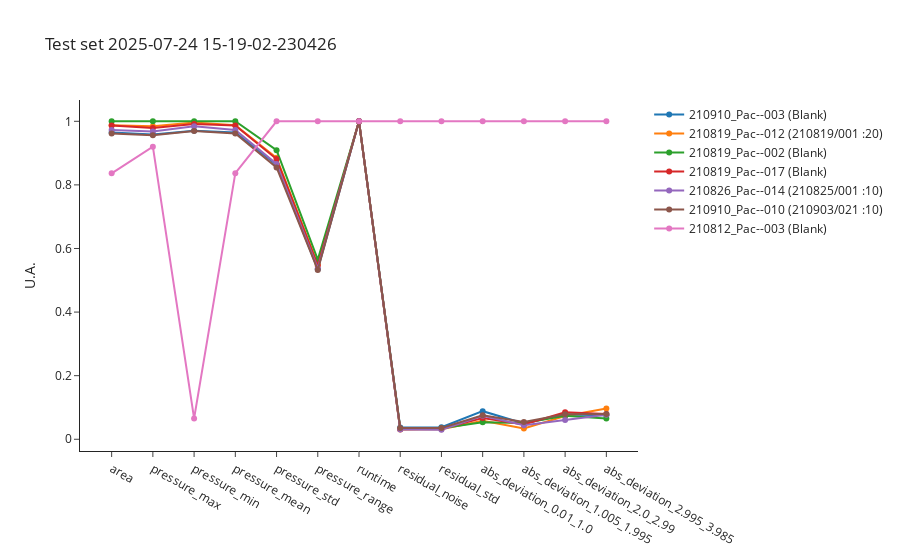
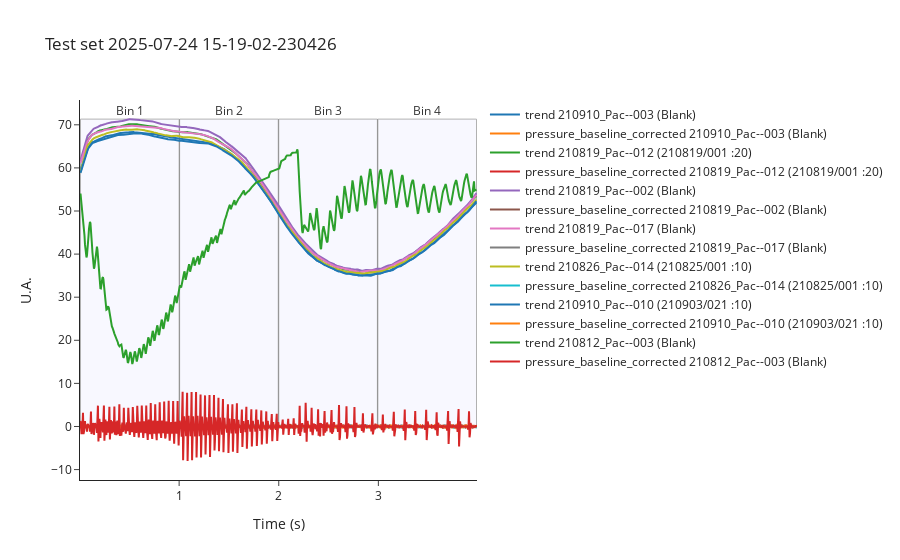
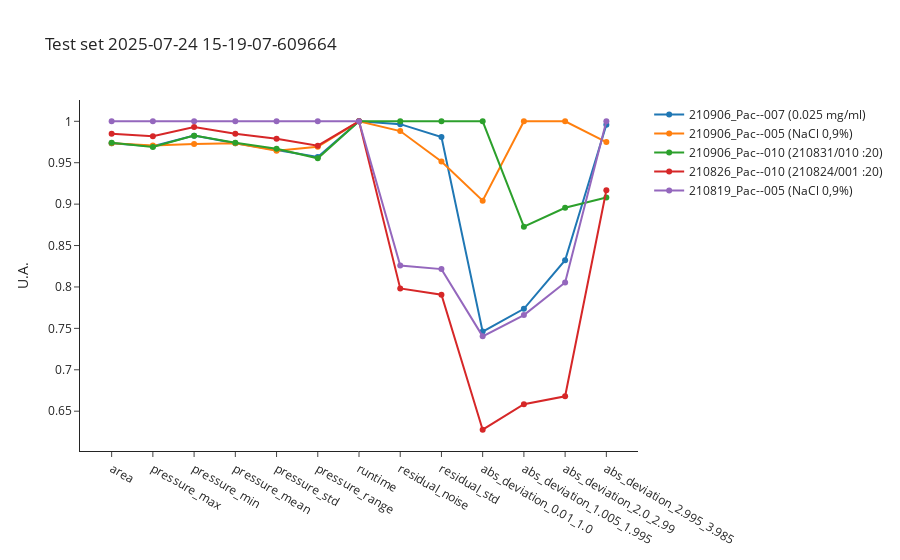
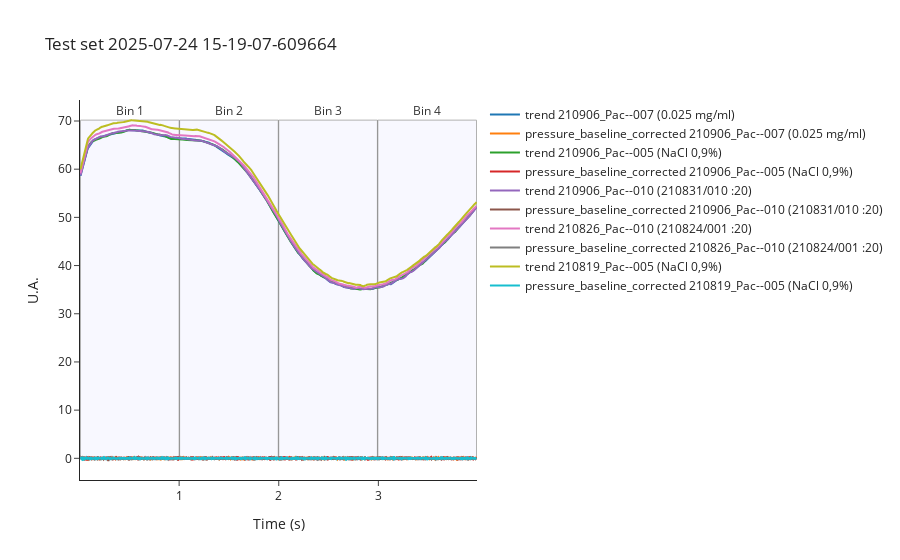

Notebook cell for these charts, in order:
### Code cell
test_dates = []
import datetime
import random
for i in [1, 2, 3, 4]:
    now = datetime.datetime.now().isoformat()
    now = now.replace(":", "-").replace(".", "-").replace("T", " ")
    test_dates.append(now)

    test_indices = random.sample(test_source_indices, random.randint(5, 8))
    print("Test set ", now ,  " indices: ", test_indices)

    test_data = ana.get_features(test_indices)
    test_metadata = ana.get_metadata(test_indices)
    test_data.to_csv(f"dev/test_{now}_features.csv", index=False)
    test_metadata.to_csv(f"dev/test_{now}_metadata.csv", index=False)

    fig_test_curves=ana.plot_pressure_curves(indices = test_indices)
    fig_test_curves.update_layout(showlegend=False)
    fig_test_curves.write_image(f"dev/figures/fig_test_{now}_curves.png", width=1000, height= 350, scale = 3)
    #fig_test_curves.update_layout(showlegend=True)
    #fig_test_curves.show()

    fig_test_features=ana.plot_features(indices = test_indices)
    fig_test_features.update_layout(showlegend=False)
    fig_test_features.write_image(f"dev/figures/fig_test_{now}_features.png", width=1100, height= 350, scale = 3)
    fig_test_features.update_layout(title=f"Test set {now}", showlegend=True)
    fig_test_features.show()
    
    fig_test_features_raw = ana.plot_features_raw(indices = test_indices)
    fig_test_features_raw.update_layout(showlegend=False)
    fig_test_features_raw.write_image(f"dev/figures/fig_test_{now}_features_raw.png", width=1100, height= 350, scale = 3)
    fig_test_features_raw.update_layout(title=f"Test set {now}", showlegend=True)
    fig_test_features_raw.show()

### Figure 1 — Plotly figure (JSON) as saved in the notebook; plotly's stock layout.template omitted (floating-point values rounded to 4 significant figures)
{"data": [{"hovertemplate": "<b>index: </b>268<br><b>name: </b>210910_Pac--003<br><b>path: </b>C:/Users/Sandeep/Desktop/ExtractedSignals\\210910_Pac 2021-09-10 14-25-54\\210910_Pac--003.D<br><b>batch: </b>210910_Pac 2021-09-10 14-25-54<br><b>batch_position: </b>3<br><b>idle_time: </b>37.0<br><b>sample: </b>Blank<br><b>method: </b>SAA_411_Pac.M<br><b>timestamp: </b>2021-09-10 14:36:49<br><b>detector: </b>G1315C<br><b>pump: </b>G7110B<br><b>start_time: </b>2021-09-10 14:37:21<br><b>end_time: </b>2021-09-10 14:41:21<br><b>runtime: </b>239.7000000000036<br><b>x: </b>%{x}<br><b>y: </b>%{y}<extra></extra>", "mode": "markers+lines", "name": "210910_Pac--003 (Blank)", "text": "<b>index: </b>268<br><b>name: </b>210910_Pac--003<br><b>path: </b>C:/Users/Sandeep/Desktop/ExtractedSignals\\210910_Pac 2021-09-10 14-25-54\\210910_Pac--003.D<br><b>batch: </b>210910_Pac 2021-09-10 14-25-54<br><b>batch_position: </b>3<br><b>idle_time: </b>37.0<br><b>sample: </b>Blank<br><b>method: </b>SAA_411_Pac.M<br><b>timestamp: </b>2021-09-10 14:36:49<br><b>detector: </b>G1315C<br><b>pump: </b>G7110B<br><b>start_time: </b>2021-09-10 14:37:21<br><b>end_time: </b>2021-09-10 14:41:21<br><b>runtime: </b>239.7000000000036", "type": "scatter", "x": ["area", "pressure_max", "pressure_min", "pressure_mean", "pressure_std", "pressure_range", "runtime", "residual_noise", "residual_std", "abs_deviation_0.01_1.0", "abs_deviation_1.005_1.995", "abs_deviation_2.0_2.99", "abs_deviation_2.995_3.985"], "y": [0.9649, 0.9584, 0.9706, 0.9649, 0.8637, 0.5345, 1, 0.03736, 0.03789, 0.08836, 0.04995, 0.07822, 0.07527]}, {"hovertemplate": "<b>index: </b>127<br><b>name: </b>210819_Pac--012<br><b>path: </b>C:/Users/Sandeep/Desktop/ExtractedSignals\\210819_Pac 2021-08-19 15-50-49\\210819_Pac--012.D<br><b>batch: </b>210819_Pac 2021-08-19 15-50-49<br><b>batch_position: </b>12<br><b>idle_time: </b>39.0<br><b>sample: </b>210819/001 :20<br><b>method: </b>SAA_411_Pac.M<br><b>timestamp: </b>2021-08-19 16:44:01<br><b>detector: </b>G7110B<br><b>pump: </b>G7110B<br><b>start_time: </b>2021-08-19 16:44:35<br><b>end_time: </b>2021-08-19 16:48:35<br><b>runtime: </b>239.7000000000036<br><b>x: </b>%{x}<br><b>y: </b>%{y}<extra></extra>", "mode": "markers+lines", "name": "210819_Pac--012 (210819/001 :20)", "text": "<b>index: </b>127<br><b>name: </b>210819_Pac--012<br><b>path: </b>C:/Users/Sandeep/Desktop/ExtractedSignals\\210819_Pac 2021-08-19 15-50-49\\210819_Pac--012.D<br><b>batch: </b>210819_Pac 2021-08-19 15-50-49<br><b>batch_position: </b>12<br><b>idle_time: </b>39.0<br><b>sample: </b>210819/001 :20<br><b>method: </b>SAA_411_Pac.M<br><b>timestamp: </b>2021-08-19 16:44:01<br><b>detector: </b>G7110B<br><b>pump: </b>G7110B<br><b>start_time: </b>2021-08-19 16:44:35<br><b>end_time: </b>2021-08-19 16:48:35<br><b>runtime: </b>239.7000000000036", "type": "scatter", "x": ["area", "pressure_max", "pressure_min", "pressure_mean", "pressure_std", "pressure_range", "runtime", "residual_noise", "residual_std", "abs_deviation_0.01_1.0", "abs_deviation_1.005_1.995", "abs_deviation_2.0_2.99", "abs_deviation_2.995_3.985"], "y": [0.9875, 0.9846, 0.9964, 0.9875, 0.885, 0.5496, 1, 0.03105, 0.03158, 0.05819, 0.03387, 0.07291, 0.0967]}, {"hovertemplate": "<b>index: </b>117<br><b>name: </b>210819_Pac--002<br><b>path: </b>C:/Users/Sandeep/Desktop/ExtractedSignals\\210819_Pac 2021-08-19 15-50-49\\210819_Pac--002.D<br><b>batch: </b>210819_Pac 2021-08-19 15-50-49<br><b>batch_position: </b>2<br><b>idle_time: </b>39.0<br><b>sample: </b>Blank<br><b>method: </b>SAA_411_Pac.M<br><b>timestamp: </b>2021-08-19 15:57:29<br><b>detector: </b>G1315C<br><b>pump: </b>G7110B<br><b>start_time: </b>2021-08-19 15:58:03<br><b>end_time: </b>2021-08-19 16:02:04<br><b>runtime: </b>239.7000000000036<br><b>x: </b>%{x}<br><b>y: </b>%{y}<extra></extra>", "mode": "markers+lines", "name": "210819_Pac--002 (Blank)", "text": "<b>index: </b>117<br><b>name: </b>210819_Pac--002<br><b>path: </b>C:/Users/Sandeep/Desktop/ExtractedSignals\\210819_Pac 2021-08-19 15-50-49\\210819_Pac--002.D<br><b>batch: </b>210819_Pac 2021-08-19 15-50-49<br><b>batch_position: </b>2<br><b>idle_time: </b>39.0<br><b>sample: </b>Blank<br><b>method: </b>SAA_411_Pac.M<br><b>timestamp: </b>2021-08-19 15:57:29<br><b>detector: </b>G1315C<br><b>pump: </b>G7110B<br><b>start_time: </b>2021-08-19 15:58:03<br><b>end_time: </b>2021-08-19 16:02:04<br><b>runtime: </b>239.7000000000036", "type": "scatter", "x": ["area", "pressure_max", "pressure_min", "pressure_mean", "pressure_std", "pressure_range", "runtime", "residual_noise", "residual_std", "abs_deviation_0.01_1.0", "abs_deviation_1.005_1.995", "abs_deviation_2.0_2.99", "abs_deviation_2.995_3.985"], "y": [1, 1, 1, 1, 0.9092, 0.5649, 1, 0.03313, 0.03453, 0.05374, 0.05084, 0.07417, 0.06512]}, {"hovertemplate": "<b>index: </b>132<br><b>name: </b>210819_Pac--017<br><b>path: </b>C:/Users/Sandeep/Desktop/ExtractedSignals\\210819_Pac 2021-08-19 15-50-49\\210819_Pac--017.D<br><b>batch: </b>210819_Pac 2021-08-19 15-50-49<br><b>batch_position: </b>17<br><b>idle_time: </b>40.0<br><b>sample: </b>Blank<br><b>method: </b>SAA_411_Pac.M<br><b>timestamp: </b>2021-08-19 17:07:18<br><b>detector: </b>G1315C<br><b>pump: </b>G7110B<br><b>start_time: </b>2021-08-19 17:07:52<br><b>end_time: </b>2021-08-19 17:11:52<br><b>runtime: </b>239.7000000000036<br><b>x: </b>%{x}<br><b>y: </b>%{y}<extra></extra>", "mode": "markers+lines", "name": "210819_Pac--017 (Blank)", "text": "<b>index: </b>132<br><b>name: </b>210819_Pac--017<br><b>path: </b>C:/Users/Sandeep/Desktop/ExtractedSignals\\210819_Pac 2021-08-19 15-50-49\\210819_Pac--017.D<br><b>batch: </b>210819_Pac 2021-08-19 15-50-49<br><b>batch_position: </b>17<br><b>idle_time: </b>40.0<br><b>sample: </b>Blank<br><b>method: </b>SAA_411_Pac.M<br><b>timestamp: </b>2021-08-19 17:07:18<br><b>detector: </b>G1315C<br><b>pump: </b>G7110B<br><b>start_time: </b>2021-08-19 17:07:52<br><b>end_time: </b>2021-08-19 17:11:52<br><b>runtime: </b>239.7000000000036", "type": "scatter", "x": ["area", "pressure_max", "pressure_min", "pressure_mean", "pressure_std", "pressure_range", "runtime", "residual_noise", "residual_std", "abs_deviation_0.01_1.0", "abs_deviation_1.005_1.995", "abs_deviation_2.0_2.99", "abs_deviation_2.995_3.985"], "y": [0.9865, 0.9788, 0.9913, 0.9865, 0.8813, 0.5458, 1, 0.03178, 0.03342, 0.06686, 0.04675, 0.08474, 0.07916]}, {"hovertemplate": "<b>index: </b>162<br><b>name: </b>210826_Pac--014<br><b>path: </b>C:/Users/Sandeep/Desktop/ExtractedSignals\\210826_Pac 2021-08-26 16-15-14\\210826_Pac--014.D<br><b>batch: </b>210826_Pac 2021-08-26 16-15-14<br><b>batch_position: </b>14<br><b>idle_time: </b>39.0<br><b>sample: </b>210825/001 :10<br><b>method: </b>SAA_411_Pac.M<br><b>timestamp: </b>2021-08-26 17:16:13<br><b>detector: </b>G7110B<br><b>pump: </b>G7110B<br><b>start_time: </b>2021-08-26 17:16:46<br><b>end_time: </b>2021-08-26 17:20:46<br><b>runtime: </b>239.7000000000036<br><b>x: </b>%{x}<br><b>y: </b>%{y}<extra></extra>", "mode": "markers+lines", "name": "210826_Pac--014 (210825/001 :10)", "text": "<b>index: </b>162<br><b>name: </b>210826_Pac--014<br><b>path: </b>C:/Users/Sandeep/Desktop/ExtractedSignals\\210826_Pac 2021-08-26 16-15-14\\210826_Pac--014.D<br><b>batch: </b>210826_Pac 2021-08-26 16-15-14<br><b>batch_position: </b>14<br><b>idle_time: </b>39.0<br><b>sample: </b>210825/001 :10<br><b>method: </b>SAA_411_Pac.M<br><b>timestamp: </b>2021-08-26 17:16:13<br><b>detector: </b>G7110B<br><b>pump: </b>G7110B<br><b>start_time: </b>2021-08-26 17:16:46<br><b>end_time: </b>2021-08-26 17:20:46<br><b>runtime: </b>239.7000000000036", "type": "scatter", "x": ["area", "pressure_max", "pressure_min", "pressure_mean", "pressure_std", "pressure_range", "runtime", "residual_noise", "residual_std", "abs_deviation_0.01_1.0", "abs_deviation_1.005_1.995", "abs_deviation_2.0_2.99", "abs_deviation_2.995_3.985"], "y": [0.9725, 0.9679, 0.9846, 0.9725, 0.8659, 0.5373, 1, 0.03055, 0.03009, 0.07378, 0.04379, 0.06098, 0.07702]}, {"hovertemplate": "<b>index: </b>275<br><b>name: </b>210910_Pac--010<br><b>path: </b>C:/Users/Sandeep/Desktop/ExtractedSignals\\210910_Pac 2021-09-10 14-25-54\\210910_Pac--010.D<br><b>batch: </b>210910_Pac 2021-09-10 14-25-54<br><b>batch_position: </b>10<br><b>idle_time: </b>37.0<br><b>sample: </b>210903/021 :10<br><b>method: </b>SAA_411_Pac.M<br><b>timestamp: </b>2021-09-10 15:09:12<br><b>detector: </b>G7110B<br><b>pump: </b>G7110B<br><b>start_time: </b>2021-09-10 15:09:44<br><b>end_time: </b>2021-09-10 15:13:45<br><b>runtime: </b>239.7000000000036<br><b>x: </b>%{x}<br><b>y: </b>%{y}<extra></extra>", "mode": "markers+lines", "name": "210910_Pac--010 (210903/021 :10)", "text": "<b>index: </b>275<br><b>name: </b>210910_Pac--010<br><b>path: </b>C:/Users/Sandeep/Desktop/ExtractedSignals\\210910_Pac 2021-09-10 14-25-54\\210910_Pac--010.D<br><b>batch: </b>210910_Pac 2021-09-10 14-25-54<br><b>batch_position: </b>10<br><b>idle_time: </b>37.0<br><b>sample: </b>210903/021 :10<br><b>method: </b>SAA_411_Pac.M<br><b>timestamp: </b>2021-09-10 15:09:12<br><b>detector: </b>G7110B<br><b>pump: </b>G7110B<br><b>start_time: </b>2021-09-10 15:09:44<br><b>end_time: </b>2021-09-10 15:13:45<br><b>runtime: </b>239.7000000000036", "type": "scatter", "x": ["area", "pressure_max", "pressure_min", "pressure_mean", "pressure_std", "pressure_range", "runtime", "residual_noise", "residual_std", "abs_deviation_0.01_1.0", "abs_deviation_1.005_1.995", "abs_deviation_2.0_2.99", "abs_deviation_2.995_3.985"], "y": [0.9614, 0.9558, 0.9692, 0.9613, 0.8549, 0.5324, 1, 0.03509, 0.03534, 0.07525, 0.05418, 0.07832, 0.07965]}, {"hovertemplate": "<b>index: </b>16<br><b>name: </b>210812_Pac--003<br><b>path: </b>C:/Users/Sandeep/Desktop/ExtractedSignals\\210812_Pac 2021-08-12 10-30-07\\210812_Pac--003.D<br><b>batch: </b>210812_Pac 2021-08-12 10-30-07<br><b>batch_position: </b>3<br><b>idle_time: </b>39.0<br><b>sample: </b>Blank<br><b>method: </b>SAA_411_Pac.M<br><b>timestamp: </b>2021-08-12 10:41:05<br><b>detector: </b>G1315C<br><b>pump: </b>G7110B<br><b>start_time: </b>2021-08-12 10:41:39<br><b>end_time: </b>2021-08-12 10:45:39<br><b>runtime: </b>239.7000000000036<br><b>x: </b>%{x}<br><b>y: </b>%{y}<extra></extra>", "mode": "markers+lines", "name": "210812_Pac--003 (Blank)", "text": "<b>index: </b>16<br><b>name: </b>210812_Pac--003<br><b>path: </b>C:/Users/Sandeep/Desktop/ExtractedSignals\\210812_Pac 2021-08-12 10-30-07\\210812_Pac--003.D<br><b>batch: </b>210812_Pac 2021-08-12 10-30-07<br><b>batch_position: </b>3<br><b>idle_time: </b>39.0<br><b>sample: </b>Blank<br><b>method: </b>SAA_411_Pac.M<br><b>timestamp: </b>2021-08-12 10:41:05<br><b>detector: </b>G1315C<br><b>pump: </b>G7110B<br><b>start_time: </b>2021-08-12 10:41:39<br><b>end_time: </b>2021-08-12 10:45:39<br><b>runtime: </b>239.7000000000036", "type": "scatter", "x": ["area", "pressure_max", "pressure_min", "pressure_mean", "pressure_std", "pressure_range", "runtime", "residual_noise", "residual_std", "abs_deviation_0.01_1.0", "abs_deviation_1.005_1.995", "abs_deviation_2.0_2.99", "abs_deviation_2.995_3.985"], "y": [0.8364, 0.9202, 0.06556, 0.837, 1, 1, 1, 1, 1, 1, 1, 1, 1]}], "layout": {"showlegend": true, "title": {"text": "Test set 2025-07-24 15-19-02-230426"}, "xaxis": {"title": {}}, "yaxis": {"title": {"text": "U.A."}}}}

### Figure 2 — Plotly figure (JSON) as saved in the notebook; plotly's stock layout.template omitted (floating-point values rounded to 4 significant figures; data arrays with more than 128 entries replaced by an {"elided": "..."} marker saying what was removed)
{"data": [{"mode": "lines", "name": "trend 210910_Pac--003 (Blank)", "text": "268. 210910_Pac--003 (Blank)<br>Batch: 210910_Pac 2021-09-10 14-25-54<br>Method: SAA_411_Pac.M", "type": "scatter", "x": {"elided": "796 float values"}, "y": {"elided": "796 float values"}}, {"mode": "lines", "name": "pressure_baseline_corrected 210910_Pac--003 (Blank)", "text": "268. 210910_Pac--003 (Blank)<br>Batch: 210910_Pac 2021-09-10 14-25-54<br>Method: SAA_411_Pac.M", "type": "scatter", "x": {"elided": "796 float values"}, "y": {"elided": "796 float values"}}, {"mode": "lines", "name": "trend 210819_Pac--012 (210819/001 :20)", "text": "127. 210819_Pac--012 (210819/001 :20)<br>Batch: 210819_Pac 2021-08-19 15-50-49<br>Method: SAA_411_Pac.M", "type": "scatter", "x": {"elided": "796 float values"}, "y": {"elided": "796 float values"}}, {"mode": "lines", "name": "pressure_baseline_corrected 210819_Pac--012 (210819/001 :20)", "text": "127. 210819_Pac--012 (210819/001 :20)<br>Batch: 210819_Pac 2021-08-19 15-50-49<br>Method: SAA_411_Pac.M", "type": "scatter", "x": {"elided": "796 float values"}, "y": {"elided": "796 float values"}}, {"mode": "lines", "name": "trend 210819_Pac--002 (Blank)", "text": "117. 210819_Pac--002 (Blank)<br>Batch: 210819_Pac 2021-08-19 15-50-49<br>Method: SAA_411_Pac.M", "type": "scatter", "x": {"elided": "796 float values"}, "y": {"elided": "796 float values"}}, {"mode": "lines", "name": "pressure_baseline_corrected 210819_Pac--002 (Blank)", "text": "117. 210819_Pac--002 (Blank)<br>Batch: 210819_Pac 2021-08-19 15-50-49<br>Method: SAA_411_Pac.M", "type": "scatter", "x": {"elided": "796 float values"}, "y": {"elided": "796 float values"}}, {"mode": "lines", "name": "trend 210819_Pac--017 (Blank)", "text": "132. 210819_Pac--017 (Blank)<br>Batch: 210819_Pac 2021-08-19 15-50-49<br>Method: SAA_411_Pac.M", "type": "scatter", "x": {"elided": "796 float values"}, "y": {"elided": "796 float values"}}, {"mode": "lines", "name": "pressure_baseline_corrected 210819_Pac--017 (Blank)", "text": "132. 210819_Pac--017 (Blank)<br>Batch: 210819_Pac 2021-08-19 15-50-49<br>Method: SAA_411_Pac.M", "type": "scatter", "x": {"elided": "796 float values"}, "y": {"elided": "796 float values"}}, {"mode": "lines", "name": "trend 210826_Pac--014 (210825/001 :10)", "text": "162. 210826_Pac--014 (210825/001 :10)<br>Batch: 210826_Pac 2021-08-26 16-15-14<br>Method: SAA_411_Pac.M", "type": "scatter", "x": {"elided": "796 float values"}, "y": {"elided": "796 float values"}}, {"mode": "lines", "name": "pressure_baseline_corrected 210826_Pac--014 (210825/001 :10)", "text": "162. 210826_Pac--014 (210825/001 :10)<br>Batch: 210826_Pac 2021-08-26 16-15-14<br>Method: SAA_411_Pac.M", "type": "scatter", "x": {"elided": "796 float values"}, "y": {"elided": "796 float values"}}, {"mode": "lines", "name": "trend 210910_Pac--010 (210903/021 :10)", "text": "275. 210910_Pac--010 (210903/021 :10)<br>Batch: 210910_Pac 2021-09-10 14-25-54<br>Method: SAA_411_Pac.M", "type": "scatter", "x": {"elided": "796 float values"}, "y": {"elided": "796 float values"}}, {"mode": "lines", "name": "pressure_baseline_corrected 210910_Pac--010 (210903/021 :10)", "text": "275. 210910_Pac--010 (210903/021 :10)<br>Batch: 210910_Pac 2021-09-10 14-25-54<br>Method: SAA_411_Pac.M", "type": "scatter", "x": {"elided": "796 float values"}, "y": {"elided": "796 float values"}}, {"mode": "lines", "name": "trend 210812_Pac--003 (Blank)", "text": "16. 210812_Pac--003 (Blank)<br>Batch: 210812_Pac 2021-08-12 10-30-07<br>Method: SAA_411_Pac.M", "type": "scatter", "x": {"elided": "796 float values"}, "y": {"elided": "796 float values"}}, {"mode": "lines", "name": "pressure_baseline_corrected 210812_Pac--003 (Blank)", "text": "16. 210812_Pac--003 (Blank)<br>Batch: 210812_Pac 2021-08-12 10-30-07<br>Method: SAA_411_Pac.M", "type": "scatter", "x": {"elided": "796 float values"}, "y": {"elided": "796 float values"}}], "layout": {"annotations": [{"align": "center", "font": {"color": "black", "size": 12}, "hovertext": "Entries between time: 0.01 and 1.0", "opacity": 0.8, "showarrow": false, "text": "<br>Bin 1<br>", "x": 0.505, "y": 73.32}, {"align": "center", "font": {"color": "black", "size": 12}, "hovertext": "Entries between time: 1.005 and 1.995", "opacity": 0.8, "showarrow": false, "text": "<br>Bin 2<br>", "x": 1.5, "y": 73.32}, {"align": "center", "font": {"color": "black", "size": 12}, "hovertext": "Entries between time: 2.0 and 2.99", "opacity": 0.8, "showarrow": false, "text": "<br>Bin 3<br>", "x": 2.495, "y": 73.32}, {"align": "center", "font": {"color": "black", "size": 12}, "hovertext": "Entries between time: 2.995 and 3.985", "opacity": 0.8, "showarrow": false, "text": "<br>Bin 4<br>", "x": 3.49, "y": 73.32}], "shapes": [{"fillcolor": "rgba(200,200,255,0.4)", "layer": "below", "line": {"width": 1}, "type": "rect", "x0": 0.01, "x1": 1, "y0": 0, "y1": 71.32}, {"fillcolor": "rgba(200,200,255,0.4)", "layer": "below", "line": {"width": 1}, "type": "rect", "x0": 1.005, "x1": 1.995, "y0": 0, "y1": 71.32}, {"fillcolor": "rgba(200,200,255,0.4)", "layer": "below", "line": {"width": 1}, "type": "rect", "x0": 2, "x1": 2.99, "y0": 0, "y1": 71.32}, {"fillcolor": "rgba(200,200,255,0.4)", "layer": "below", "line": {"width": 1}, "type": "rect", "x0": 2.995, "x1": 3.985, "y0": 0, "y1": 71.32}], "showlegend": true, "title": {"text": "Test set 2025-07-24 15-19-02-230426"}, "xaxis": {"title": {"text": "Time (s)"}}, "yaxis": {"title": {"text": "U.A."}}}}

### Figure 3 — Plotly figure (JSON) as saved in the notebook; plotly's stock layout.template omitted (floating-point values rounded to 4 significant figures)
{"data": [{"hovertemplate": "<b>index: </b>240<br><b>name: </b>210906_Pac--007<br><b>path: </b>C:/Users/Sandeep/Desktop/ExtractedSignals\\210906_Pac 2021-09-06 11-09-22\\210906_Pac--007.D<br><b>batch: </b>210906_Pac 2021-09-06 11-09-22<br><b>batch_position: </b>7<br><b>idle_time: </b>38.0<br><b>sample: </b>0.025 mg/ml<br><b>method: </b>SAA_411_Pac.M<br><b>timestamp: </b>2021-09-06 11:37:36<br><b>detector: </b>G7110B<br><b>pump: </b>G7110B<br><b>start_time: </b>2021-09-06 11:38:09<br><b>end_time: </b>2021-09-06 11:42:09<br><b>runtime: </b>239.7000000000036<br><b>x: </b>%{x}<br><b>y: </b>%{y}<extra></extra>", "mode": "markers+lines", "name": "210906_Pac--007 (0.025 mg/ml)", "text": "<b>index: </b>240<br><b>name: </b>210906_Pac--007<br><b>path: </b>C:/Users/Sandeep/Desktop/ExtractedSignals\\210906_Pac 2021-09-06 11-09-22\\210906_Pac--007.D<br><b>batch: </b>210906_Pac 2021-09-06 11-09-22<br><b>batch_position: </b>7<br><b>idle_time: </b>38.0<br><b>sample: </b>0.025 mg/ml<br><b>method: </b>SAA_411_Pac.M<br><b>timestamp: </b>2021-09-06 11:37:36<br><b>detector: </b>G7110B<br><b>pump: </b>G7110B<br><b>start_time: </b>2021-09-06 11:38:09<br><b>end_time: </b>2021-09-06 11:42:09<br><b>runtime: </b>239.7000000000036", "type": "scatter", "x": ["area", "pressure_max", "pressure_min", "pressure_mean", "pressure_std", "pressure_range", "runtime", "residual_noise", "residual_std", "abs_deviation_0.01_1.0", "abs_deviation_1.005_1.995", "abs_deviation_2.0_2.99", "abs_deviation_2.995_3.985"], "y": [0.9734, 0.9698, 0.9827, 0.9734, 0.9654, 0.957, 1, 0.9966, 0.981, 0.7461, 0.7736, 0.8322, 0.9959]}, {"hovertemplate": "<b>index: </b>238<br><b>name: </b>210906_Pac--005<br><b>path: </b>C:/Users/Sandeep/Desktop/ExtractedSignals\\210906_Pac 2021-09-06 11-09-22\\210906_Pac--005.D<br><b>batch: </b>210906_Pac 2021-09-06 11-09-22<br><b>batch_position: </b>5<br><b>idle_time: </b>38.0<br><b>sample: </b>NaCl 0,9%<br><b>method: </b>SAA_411_Pac.M<br><b>timestamp: </b>2021-09-06 11:28:17<br><b>detector: </b>G1315C<br><b>pump: </b>G7116B<br><b>start_time: </b>2021-09-06 11:28:51<br><b>end_time: </b>2021-09-06 11:32:51<br><b>runtime: </b>239.7000000000036<br><b>x: </b>%{x}<br><b>y: </b>%{y}<extra></extra>", "mode": "markers+lines", "name": "210906_Pac--005 (NaCl 0,9%)", "text": "<b>index: </b>238<br><b>name: </b>210906_Pac--005<br><b>path: </b>C:/Users/Sandeep/Desktop/ExtractedSignals\\210906_Pac 2021-09-06 11-09-22\\210906_Pac--005.D<br><b>batch: </b>210906_Pac 2021-09-06 11-09-22<br><b>batch_position: </b>5<br><b>idle_time: </b>38.0<br><b>sample: </b>NaCl 0,9%<br><b>method: </b>SAA_411_Pac.M<br><b>timestamp: </b>2021-09-06 11:28:17<br><b>detector: </b>G1315C<br><b>pump: </b>G7116B<br><b>start_time: </b>2021-09-06 11:28:51<br><b>end_time: </b>2021-09-06 11:32:51<br><b>runtime: </b>239.7000000000036", "type": "scatter", "x": ["area", "pressure_max", "pressure_min", "pressure_mean", "pressure_std", "pressure_range", "runtime", "residual_noise", "residual_std", "abs_deviation_0.01_1.0", "abs_deviation_1.005_1.995", "abs_deviation_2.0_2.99", "abs_deviation_2.995_3.985"], "y": [0.9734, 0.9708, 0.9725, 0.9734, 0.9644, 0.9692, 1, 0.9882, 0.9514, 0.9041, 1, 1, 0.975]}, {"hovertemplate": "<b>index: </b>243<br><b>name: </b>210906_Pac--010<br><b>path: </b>C:/Users/Sandeep/Desktop/ExtractedSignals\\210906_Pac 2021-09-06 11-09-22\\210906_Pac--010.D<br><b>batch: </b>210906_Pac 2021-09-06 11-09-22<br><b>batch_position: </b>10<br><b>idle_time: </b>40.0<br><b>sample: </b>210831/010 :20<br><b>method: </b>SAA_411_Pac.M<br><b>timestamp: </b>2021-09-06 11:51:34<br><b>detector: </b>G1315C<br><b>pump: </b>G7110B<br><b>start_time: </b>2021-09-06 11:52:08<br><b>end_time: </b>2021-09-06 11:56:08<br><b>runtime: </b>239.7000000000036<br><b>x: </b>%{x}<br><b>y: </b>%{y}<extra></extra>", "mode": "markers+lines", "name": "210906_Pac--010 (210831/010 :20)", "text": "<b>index: </b>243<br><b>name: </b>210906_Pac--010<br><b>path: </b>C:/Users/Sandeep/Desktop/ExtractedSignals\\210906_Pac 2021-09-06 11-09-22\\210906_Pac--010.D<br><b>batch: </b>210906_Pac 2021-09-06 11-09-22<br><b>batch_position: </b>10<br><b>idle_time: </b>40.0<br><b>sample: </b>210831/010 :20<br><b>method: </b>SAA_411_Pac.M<br><b>timestamp: </b>2021-09-06 11:51:34<br><b>detector: </b>G1315C<br><b>pump: </b>G7110B<br><b>start_time: </b>2021-09-06 11:52:08<br><b>end_time: </b>2021-09-06 11:56:08<br><b>runtime: </b>239.7000000000036", "type": "scatter", "x": ["area", "pressure_max", "pressure_min", "pressure_mean", "pressure_std", "pressure_range", "runtime", "residual_noise", "residual_std", "abs_deviation_0.01_1.0", "abs_deviation_1.005_1.995", "abs_deviation_2.0_2.99", "abs_deviation_2.995_3.985"], "y": [0.974, 0.969, 0.9827, 0.9742, 0.9668, 0.9553, 1, 1, 1, 1, 0.8727, 0.8956, 0.908]}, {"hovertemplate": "<b>index: </b>158<br><b>name: </b>210826_Pac--010<br><b>path: </b>C:/Users/Sandeep/Desktop/ExtractedSignals\\210826_Pac 2021-08-26 16-15-14\\210826_Pac--010.D<br><b>batch: </b>210826_Pac 2021-08-26 16-15-14<br><b>batch_position: </b>10<br><b>idle_time: </b>39.0<br><b>sample: </b>210824/001 :20<br><b>method: </b>SAA_411_Pac.M<br><b>timestamp: </b>2021-08-26 16:57:32<br><b>detector: </b>G7110B<br><b>pump: </b>G7110B<br><b>start_time: </b>2021-08-26 16:58:06<br><b>end_time: </b>2021-08-26 17:02:07<br><b>runtime: </b>239.7000000000036<br><b>x: </b>%{x}<br><b>y: </b>%{y}<extra></extra>", "mode": "markers+lines", "name": "210826_Pac--010 (210824/001 :20)", "text": "<b>index: </b>158<br><b>name: </b>210826_Pac--010<br><b>path: </b>C:/Users/Sandeep/Desktop/ExtractedSignals\\210826_Pac 2021-08-26 16-15-14\\210826_Pac--010.D<br><b>batch: </b>210826_Pac 2021-08-26 16-15-14<br><b>batch_position: </b>10<br><b>idle_time: </b>39.0<br><b>sample: </b>210824/001 :20<br><b>method: </b>SAA_411_Pac.M<br><b>timestamp: </b>2021-08-26 16:57:32<br><b>detector: </b>G7110B<br><b>pump: </b>G7110B<br><b>start_time: </b>2021-08-26 16:58:06<br><b>end_time: </b>2021-08-26 17:02:07<br><b>runtime: </b>239.7000000000036", "type": "scatter", "x": ["area", "pressure_max", "pressure_min", "pressure_mean", "pressure_std", "pressure_range", "runtime", "residual_noise", "residual_std", "abs_deviation_0.01_1.0", "abs_deviation_1.005_1.995", "abs_deviation_2.0_2.99", "abs_deviation_2.995_3.985"], "y": [0.9851, 0.9819, 0.9932, 0.9851, 0.9789, 0.9706, 1, 0.7983, 0.7907, 0.6277, 0.6585, 0.668, 0.9168]}, {"hovertemplate": "<b>index: </b>120<br><b>name: </b>210819_Pac--005<br><b>path: </b>C:/Users/Sandeep/Desktop/ExtractedSignals\\210819_Pac 2021-08-19 15-50-49\\210819_Pac--005.D<br><b>batch: </b>210819_Pac 2021-08-19 15-50-49<br><b>batch_position: </b>5<br><b>idle_time: </b>38.0<br><b>sample: </b>NaCl 0,9%<br><b>method: </b>SAA_411_Pac.M<br><b>timestamp: </b>2021-08-19 16:11:28<br><b>detector: </b>G1315C<br><b>pump: </b>G7110B<br><b>start_time: </b>2021-08-19 16:12:01<br><b>end_time: </b>2021-08-19 16:16:02<br><b>runtime: </b>239.7000000000036<br><b>x: </b>%{x}<br><b>y: </b>%{y}<extra></extra>", "mode": "markers+lines", "name": "210819_Pac--005 (NaCl 0,9%)", "text": "<b>index: </b>120<br><b>name: </b>210819_Pac--005<br><b>path: </b>C:/Users/Sandeep/Desktop/ExtractedSignals\\210819_Pac 2021-08-19 15-50-49\\210819_Pac--005.D<br><b>batch: </b>210819_Pac 2021-08-19 15-50-49<br><b>batch_position: </b>5<br><b>idle_time: </b>38.0<br><b>sample: </b>NaCl 0,9%<br><b>method: </b>SAA_411_Pac.M<br><b>timestamp: </b>2021-08-19 16:11:28<br><b>detector: </b>G1315C<br><b>pump: </b>G7110B<br><b>start_time: </b>2021-08-19 16:12:01<br><b>end_time: </b>2021-08-19 16:16:02<br><b>runtime: </b>239.7000000000036", "type": "scatter", "x": ["area", "pressure_max", "pressure_min", "pressure_mean", "pressure_std", "pressure_range", "runtime", "residual_noise", "residual_std", "abs_deviation_0.01_1.0", "abs_deviation_1.005_1.995", "abs_deviation_2.0_2.99", "abs_deviation_2.995_3.985"], "y": [1, 1, 1, 1, 1, 1, 1, 0.8258, 0.8215, 0.7404, 0.7661, 0.8054, 1]}], "layout": {"showlegend": true, "title": {"text": "Test set 2025-07-24 15-19-07-609664"}, "xaxis": {"title": {}}, "yaxis": {"title": {"text": "U.A."}}}}

### Figure 4 — Plotly figure (JSON) as saved in the notebook; plotly's stock layout.template omitted (floating-point values rounded to 4 significant figures; data arrays with more than 128 entries replaced by an {"elided": "..."} marker saying what was removed)
{"data": [{"mode": "lines", "name": "trend 210906_Pac--007 (0.025 mg/ml)", "text": "240. 210906_Pac--007 (0.025 mg/ml)<br>Batch: 210906_Pac 2021-09-06 11-09-22<br>Method: SAA_411_Pac.M", "type": "scatter", "x": {"elided": "796 float values"}, "y": {"elided": "796 float values"}}, {"mode": "lines", "name": "pressure_baseline_corrected 210906_Pac--007 (0.025 mg/ml)", "text": "240. 210906_Pac--007 (0.025 mg/ml)<br>Batch: 210906_Pac 2021-09-06 11-09-22<br>Method: SAA_411_Pac.M", "type": "scatter", "x": {"elided": "796 float values"}, "y": {"elided": "796 float values"}}, {"mode": "lines", "name": "trend 210906_Pac--005 (NaCl 0,9%)", "text": "238. 210906_Pac--005 (NaCl 0,9%)<br>Batch: 210906_Pac 2021-09-06 11-09-22<br>Method: SAA_411_Pac.M", "type": "scatter", "x": {"elided": "796 float values"}, "y": {"elided": "796 float values"}}, {"mode": "lines", "name": "pressure_baseline_corrected 210906_Pac--005 (NaCl 0,9%)", "text": "238. 210906_Pac--005 (NaCl 0,9%)<br>Batch: 210906_Pac 2021-09-06 11-09-22<br>Method: SAA_411_Pac.M", "type": "scatter", "x": {"elided": "796 float values"}, "y": {"elided": "796 float values"}}, {"mode": "lines", "name": "trend 210906_Pac--010 (210831/010 :20)", "text": "243. 210906_Pac--010 (210831/010 :20)<br>Batch: 210906_Pac 2021-09-06 11-09-22<br>Method: SAA_411_Pac.M", "type": "scatter", "x": {"elided": "796 float values"}, "y": {"elided": "796 float values"}}, {"mode": "lines", "name": "pressure_baseline_corrected 210906_Pac--010 (210831/010 :20)", "text": "243. 210906_Pac--010 (210831/010 :20)<br>Batch: 210906_Pac 2021-09-06 11-09-22<br>Method: SAA_411_Pac.M", "type": "scatter", "x": {"elided": "796 float values"}, "y": {"elided": "796 float values"}}, {"mode": "lines", "name": "trend 210826_Pac--010 (210824/001 :20)", "text": "158. 210826_Pac--010 (210824/001 :20)<br>Batch: 210826_Pac 2021-08-26 16-15-14<br>Method: SAA_411_Pac.M", "type": "scatter", "x": {"elided": "796 float values"}, "y": {"elided": "796 float values"}}, {"mode": "lines", "name": "pressure_baseline_corrected 210826_Pac--010 (210824/001 :20)", "text": "158. 210826_Pac--010 (210824/001 :20)<br>Batch: 210826_Pac 2021-08-26 16-15-14<br>Method: SAA_411_Pac.M", "type": "scatter", "x": {"elided": "796 float values"}, "y": {"elided": "796 float values"}}, {"mode": "lines", "name": "trend 210819_Pac--005 (NaCl 0,9%)", "text": "120. 210819_Pac--005 (NaCl 0,9%)<br>Batch: 210819_Pac 2021-08-19 15-50-49<br>Method: SAA_411_Pac.M", "type": "scatter", "x": {"elided": "796 float values"}, "y": {"elided": "796 float values"}}, {"mode": "lines", "name": "pressure_baseline_corrected 210819_Pac--005 (NaCl 0,9%)", "text": "120. 210819_Pac--005 (NaCl 0,9%)<br>Batch: 210819_Pac 2021-08-19 15-50-49<br>Method: SAA_411_Pac.M", "type": "scatter", "x": {"elided": "796 float values"}, "y": {"elided": "796 float values"}}], "layout": {"annotations": [{"align": "center", "font": {"color": "black", "size": 12}, "hovertext": "Entries between time: 0.01 and 1.0", "opacity": 0.8, "showarrow": false, "text": "<br>Bin 1<br>", "x": 0.505, "y": 72.18}, {"align": "center", "font": {"color": "black", "size": 12}, "hovertext": "Entries between time: 1.005 and 1.995", "opacity": 0.8, "showarrow": false, "text": "<br>Bin 2<br>", "x": 1.5, "y": 72.18}, {"align": "center", "font": {"color": "black", "size": 12}, "hovertext": "Entries between time: 2.0 and 2.99", "opacity": 0.8, "showarrow": false, "text": "<br>Bin 3<br>", "x": 2.495, "y": 72.18}, {"align": "center", "font": {"color": "black", "size": 12}, "hovertext": "Entries between time: 2.995 and 3.985", "opacity": 0.8, "showarrow": false, "text": "<br>Bin 4<br>", "x": 3.49, "y": 72.18}], "shapes": [{"fillcolor": "rgba(200,200,255,0.4)", "layer": "below", "line": {"width": 1}, "type": "rect", "x0": 0.01, "x1": 1, "y0": 0, "y1": 70.18}, {"fillcolor": "rgba(200,200,255,0.4)", "layer": "below", "line": {"width": 1}, "type": "rect", "x0": 1.005, "x1": 1.995, "y0": 0, "y1": 70.18}, {"fillcolor": "rgba(200,200,255,0.4)", "layer": "below", "line": {"width": 1}, "type": "rect", "x0": 2, "x1": 2.99, "y0": 0, "y1": 70.18}, {"fillcolor": "rgba(200,200,255,0.4)", "layer": "below", "line": {"width": 1}, "type": "rect", "x0": 2.995, "x1": 3.985, "y0": 0, "y1": 70.18}], "showlegend": true, "title": {"text": "Test set 2025-07-24 15-19-07-609664"}, "xaxis": {"title": {"text": "Time (s)"}}, "yaxis": {"title": {"text": "U.A."}}}}
